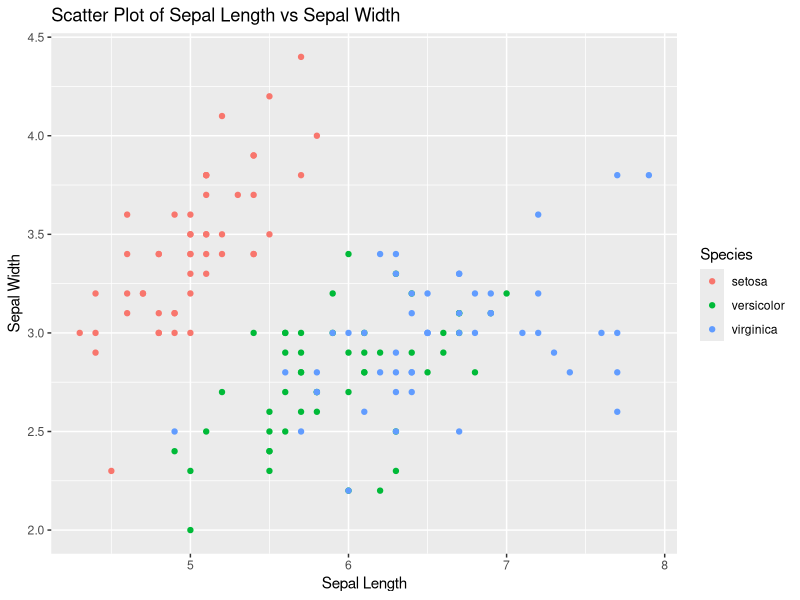
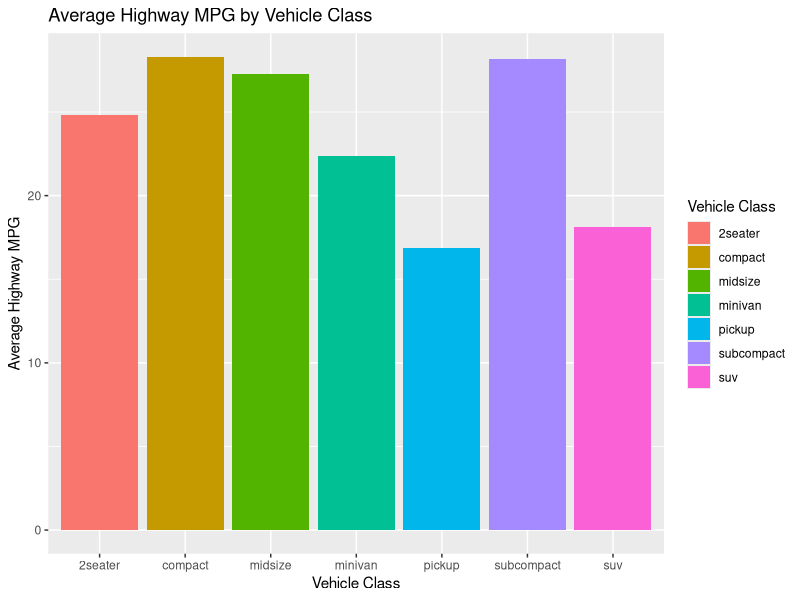

R code for these plots, in order:
#Aim :- To Implement using ggplot2 graphics in R programming.

# Program :-


# Install and load the ggplot2 package
install.packages("ggplot2")
library(ggplot2)

# Load the iris dataset
data(iris)

# Create a scatter plot using ggplot2
scatter_plot <- ggplot(iris, aes(x = Sepal.Length, y = Sepal.Width, color = Species)) +
  geom_point() +
  labs(title = "Scatter Plot of Sepal Length vs Sepal Width",
       x = "Sepal Length",
       y = "Sepal Width",
       color = "Species")
 
# Display the scatter plot
print(scatter_plot)

#output:-

#It was an diagram which have in folder 7 named as 1b-scatter_plot.

#Program:-

# Load the ggplot2 package
library(ggplot2)
# Load the mpg dataset
data(mpg)
# Create a bar chart using ggplot2
bar_chart <- ggplot(mpg, aes(x = class, y = hwy, fill = class)) +
  geom_bar(stat = "summary", fun = "mean", position = "dodge") +
  labs(title = "Average Highway MPG by Vehicle Class",
       x = "Vehicle Class",
       y = "Average Highway MPG",
       fill = "Vehicle Class")
 
# Display the bar chart
print(bar_chart)

#output:-


#It was an diagram which have in folder 7 named as 1b-bar_chart.


#Result:- The above program is executed successfully and the ggplot2 graphics are displayed.